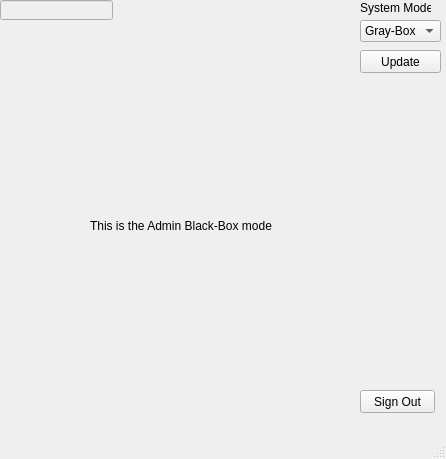
<?xml version="1.0" encoding="UTF-8"?>
<ui version="4.0">
 <class>ABMWindow</class>
 <widget class="QMainWindow" name="ABMWindow">
  <property name="geometry">
   <rect>
    <x>0</x>
    <y>0</y>
    <width>446</width>
    <height>459</height>
   </rect>
  </property>
  <property name="windowTitle">
   <string>MainWindow</string>
  </property>
  <widget class="QWidget" name="centralwidget">
   <widget class="QLineEdit" name="userWelcome">
    <property name="enabled">
     <bool>false</bool>
    </property>
    <property name="geometry">
     <rect>
      <x>0</x>
      <y>0</y>
      <width>113</width>
      <height>20</height>
     </rect>
    </property>
   </widget>
   <widget class="QLabel" name="systemLabel">
    <property name="geometry">
     <rect>
      <x>360</x>
      <y>0</y>
      <width>71</width>
      <height>16</height>
     </rect>
    </property>
    <property name="text">
     <string>System Mode</string>
    </property>
   </widget>
   <widget class="QPushButton" name="updateButton">
    <property name="geometry">
     <rect>
      <x>360</x>
      <y>50</y>
      <width>81</width>
      <height>23</height>
     </rect>
    </property>
    <property name="text">
     <string>Update</string>
    </property>
   </widget>
   <widget class="QLabel" name="display">
    <property name="geometry">
     <rect>
      <x>90</x>
      <y>170</y>
      <width>191</width>
      <height>111</height>
     </rect>
    </property>
    <property name="text">
     <string>This is the Admin Black-Box mode</string>
    </property>
   </widget>
   <widget class="QPushButton" name="signOutButton">
    <property name="geometry">
     <rect>
      <x>360</x>
      <y>390</y>
      <width>75</width>
      <height>23</height>
     </rect>
    </property>
    <property name="text">
     <string>Sign Out</string>
    </property>
   </widget>
   <widget class="QComboBox" name="gamemodes">
    <property name="geometry">
     <rect>
      <x>360</x>
      <y>20</y>
      <width>81</width>
      <height>22</height>
     </rect>
    </property>
    <property name="currentText">
     <string>Black-Box</string>
    </property>
    <item>
     <property name="text">
      <string>Gray-Box</string>
     </property>
    </item>
    <item>
     <property name="text">
      <string>White-Box</string>
     </property>
    </item>
    <item>
     <property name="text">
      <string>Black-Box</string>
     </property>
    </item>
   </widget>
  </widget>
  <widget class="QMenuBar" name="menubar">
   <property name="geometry">
    <rect>
     <x>0</x>
     <y>0</y>
     <width>446</width>
     <height>22</height>
    </rect>
   </property>
  </widget>
  <widget class="QStatusBar" name="statusbar"/>
 </widget>
 <resources/>
 <connections/>
</ui>
